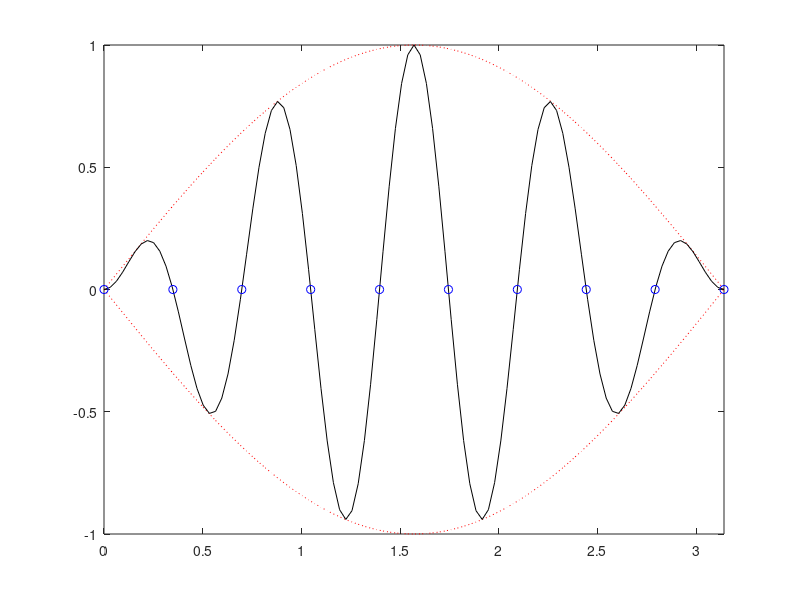

This chart was generated by the following MATLAB code:
% 画包络线
clc,clear,close all
t = (0:pi/100:pi)';
y1 = sin(t)*[1,-1];
y2 = sin(t).*sin(9*t);
t2 = pi*(0:9)/9;
y3 = sin(t2).*sin(9*t2);

figure(1);
plot(t,y1,'r:',t,y2,'k',t2,y3,'bo');
axis([0,pi,-1,1]);